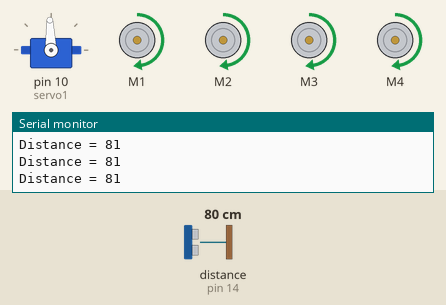
The sketch below on a simulated Arduino Uno, built with avr-gcc and run on an emulated ATmega328P. On the bench: servo, 4 × DC motor (green arrow = forward, orange = backward, longer = faster), the last lines printed to the serial monitor. The test bench sets the inputs (shaded band); at power-on: distance to the obstacle (sensor on pin 14) 80 cm. The echo pulse lasts 58.3 µs per cm.

Above: at 2.2 s.
2.3 s: distance to the obstacle (sensor on pin 14) set to 33 cm
3.8 s: distance to the obstacle (sensor on pin 14) set to 27 cm
At 4.21 s:
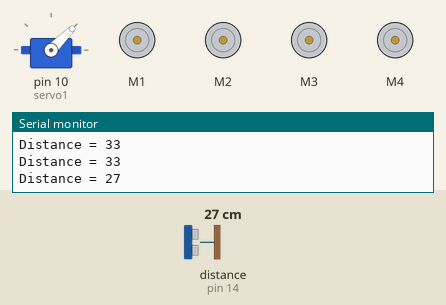
6.8 s: distance to the obstacle (sensor on pin 14) set to 2 cm
9.8 s: distance to the obstacle (sensor on pin 14) set to 35 cm
At 10.34 s:
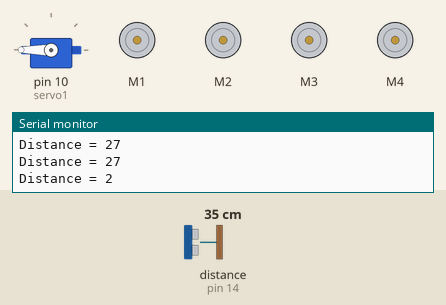
12.5 s: distance to the obstacle (sensor on pin 14) set to 4 cm
At 13.65 s:
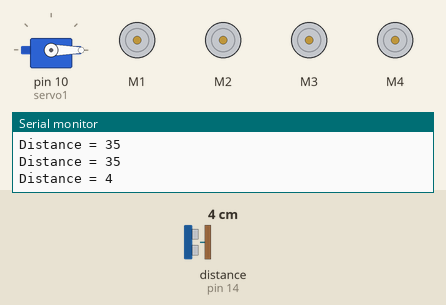
15.5 s: distance to the obstacle (sensor on pin 14) set to 60 cm
At 16.66 s:
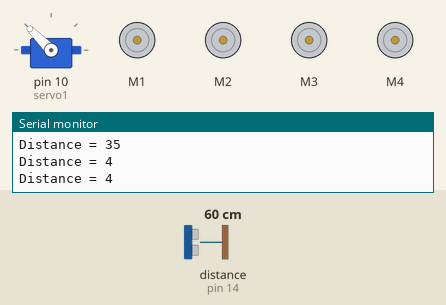
Timing chart, 0 to 19.3 s (numbered marks = the images above; inputs shaded):
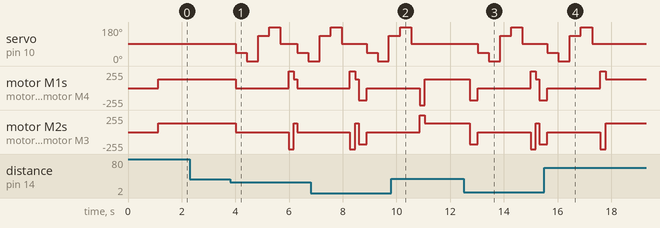

Measured:
- the behaviour switches between 30 and 29 cm on distance to the obstacle (sensor on pin 14) (found by bisection; images 0 and 1)
- after the input at 3.8 s, servo on pin 10 (servo1): 92° → 45° after 0.21 s, → 0° 0.42 s later, → 135° 0.42 s later, → 180° 0.42 s later, … (7 changes in this stretch); motor M1: forward 128/255 → stopped after 0.21 s, → forward 255/255 2.0 s later, → forward 128/255 0.20 s later, → stopped 0.12 s later
- after the input at 9.8 s, servo on pin 10 (servo1): goes on until 10.6 s, then stays 92°
- after the input at 12.5 s, servo on pin 10 (servo1): 92° → 45° after 0.52 s, → 0° 0.42 s later, → 135° 0.42 s later, → 180° 0.42 s later, … (5 changes in this stretch); motor M1: forward 128/255 → backward 180/255 after 0.22 s, → stopped 0.30 s later, → forward 255/255 2.0 s later, → forward 128/255 0.20 s later, … (5 changes in this stretch)
- after the input at 15.5 s, motor M1–4: goes on until 17.8 s, then stays forward 128/255

The sketch:

obstacle_ver2.ino
```cpp
// (licence header left out)
#include <AFMotor.h>
#include <Servo.h>
#include <NewPing.h>
#define PING_PIN 14
// Arduino pin tied to both trigger and echo pins on the ultrasonic sensor.
#define MAX_DISTANCE 200
// Maximum distance we want to ping for (in centimeters). Maximum sensor distance is rated at 400-500cm.

NewPing sonar(PING_PIN, PING_PIN, MAX_DISTANCE);
// NewPing setup of pin and maximum distance.

AF_DCMotor motor1(1), motor2(2),motor3(3), motor4(4);
Servo servo1;
unsigned int vDistance, vDistanceR, vDistanceR_h, vDistanceL, vDistanceL_h, maxDistance, goDirection;

void moveRight(int v_time, int v_speed=255);
void moveLeft(int v_time, int v_speed=255);
void stopMotors();
void moveForward(int v_time=0, int v_speed=255);
void moveBackward(int v_time=0, int v_speed=255);
void lookStrait();
void lookLeft( int v_angle=135);
void lookRight( int v_angle=45);

void setup() {
 Serial.begin(9600); // set up Serial library at 9600 bps
 //irrecv.enableIRIn(); // Start the receiver
 servo1.attach(10);
 lookStrait();
 delay(1000);
}
// Values for GoDirection
// 1 -> 45 Right
// 2 -> 0 Right
// 3 -> 135 left
// 4 -> 180 left

// Main program loop
void loop() {
   RobotFuntion();
 } //End Loop

// Functions declaration
void RobotFuntion() {
 vDistance = getDistance();
 Serial.print("\nDistance = ");
 Serial.print(vDistance);

 if ( vDistance <=20 ) {
 moveBackward(300,180);
 }

 if (vDistance < 30) {
 stopMotors();

 lookRight(45);
 delay(300);
 vDistanceR_h = getDistance();
 maxDistance = vDistanceR_h;
 goDirection = 1;

 lookRight(0);
 delay(300);
 vDistanceR = getDistance();

 if (vDistanceR > maxDistance) {
 maxDistance = vDistanceR;
 goDirection = 2;
 }

 lookLeft(135);
 delay(300);
 vDistanceL_h = getDistance();
if (vDistanceL_h > maxDistance) {
 maxDistance = vDistanceL_h;
 goDirection = 3;
 }
lookLeft(180);
 delay(300);
 vDistanceL = getDistance();
if (vDistanceL > maxDistance) {
 maxDistance = vDistanceL;
 goDirection = 4;
 }

 lookStrait(); // Look Strait again
 delay(300);

 if(goDirection == 1 ) {
 moveRight(200);
 moveForward(0,128);
 }
 else if (goDirection == 2) {
 moveRight(400);
 moveForward(0,128);
 }

 else if (goDirection == 3) {
 moveLeft(200);
 moveForward(0,128);
 }
else if (goDirection == 4) {
 moveLeft(400);
 moveForward(0,128);
 }
} // End If
 else {
 moveForward(0,128);
 }
 //delay(1000);

} // End RobotFunction

unsigned int getDistance() {
 unsigned int my_cm;
 unsigned int uS;
 uS = sonar.ping_median();
 my_cm = sonar.convert_cm(uS);
 if (my_cm == 0)
 my_cm = MAX_DISTANCE;
 return my_cm;
}

void stopMotors() {
 motor1.run(RELEASE);
 motor2.run(RELEASE);
 motor3.run(RELEASE);
 motor4.run(RELEASE);
}

void moveForward(int v_time, int v_speed) {
 motor1.setSpeed(v_speed);
 motor2.setSpeed(v_speed);
 motor3.setSpeed(v_speed);
 motor4.setSpeed(v_speed);

 motor1.run(FORWARD);
 motor2.run(FORWARD);
 motor3.run(FORWARD);
 motor4.run(FORWARD);
}
void moveBackward(int v_time, int v_speed) {
 motor1.setSpeed(v_speed);
 motor2.setSpeed(v_speed);
 motor3.setSpeed(v_speed);
 motor4.setSpeed(v_speed);
 motor1.run(BACKWARD);
 motor2.run(BACKWARD);
 motor3.run(BACKWARD);
 motor4.run(BACKWARD);
 delay(v_time);
 motor1.run(RELEASE);
 motor2.run(RELEASE);
 motor3.run(RELEASE);
 motor4.run(RELEASE);
}
void moveLeft(int v_time, int v_speed) {
 motor1.setSpeed(v_speed);
 motor2.setSpeed(v_speed);
 motor3.setSpeed(v_speed);
 motor4.setSpeed(v_speed);
 motor2.run(FORWARD);
 motor1.run(BACKWARD);
 motor3.run(FORWARD);
 motor4.run(BACKWARD);

 delay(v_time);
 motor1.run(RELEASE);
 motor2.run(RELEASE);
 motor3.run(RELEASE);
 motor4.run(RELEASE);
}
void moveRight(int v_time, int v_speed) {
 motor1.setSpeed(v_speed);
 motor2.setSpeed(v_speed);
 motor3.setSpeed(v_speed);
 motor4.setSpeed(v_speed);

 motor1.run(FORWARD);
 motor2.run(BACKWARD);
 motor3.run(BACKWARD);
 motor4.run(FORWARD);

 delay(v_time);
 motor1.run(RELEASE);
 motor2.run(RELEASE);
 motor3.run(RELEASE);
 motor4.run(RELEASE);
}

void lookStrait() {
  servo1.write(92);
}

void lookLeft( int v_angle) {
 servo1.write(v_angle);
}
void lookRight( int v_angle) {
 servo1.write(v_angle);
}
```
